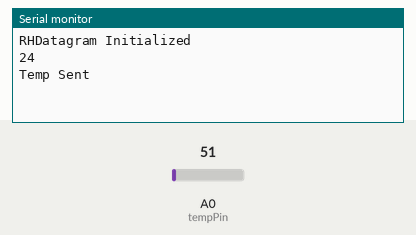
Simulated run of this sketch. Board: Arduino Uno, built with avr-gcc and run on an emulated ATmega328P. Shown: the last lines printed to the serial monitor. The inputs (shaded band) are chosen by the test bench; at power-on: A0 (tempPin) = 51. Random numbers use the default seed unless the sketch sets one; no radio packets arrive unless stated.

Above: at 18.0 s.
18.1 s: A0 (tempPin) set to 71
At 19.3 s:
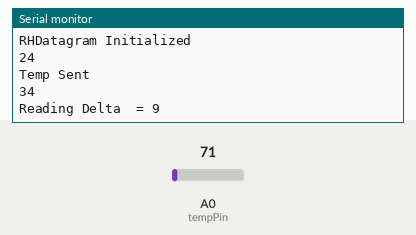
32.2 s: A0 (tempPin) set to 61
At 40.8 s:
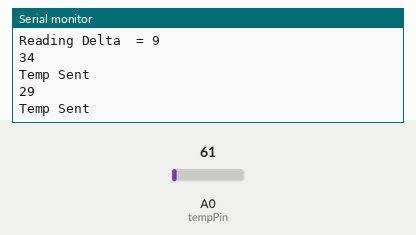
Timing chart, 0 to 42.3 s (numbered marks = the images above; inputs shaded):
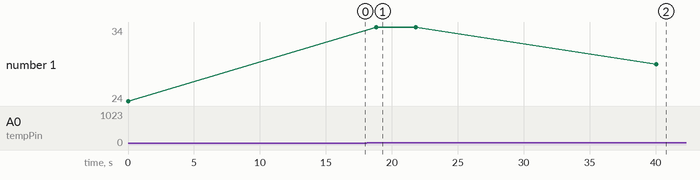

The sketch:

TempSensor.ino
```cpp
// Include all of the other libraries needed
#include <RHDatagram.h>
#include <RH_ASK.h>
#include <SPI.h>

// RadioHead Configuration Tx = 12 & Rx = 11
#define ADDR_SVR 1
#define ADDR_ME 2
#define SENSOR 2

RH_ASK driver;
RHDatagram manager(driver, ADDR_ME);
uint8_t buf[RH_ASK_MAX_MESSAGE_LEN];

float tempNow;
float tempDiff = 255;
float tempLast = 255;
int tempPin = 0;
//int sensor = 2;

void setup() {
  Serial.begin(9600);
  if (!manager.init()){
    Serial.println("RHDatagram Failed");
  } else {
    Serial.println("RHDatagram Initialized");
  }
}

void loop(){
  tempNow = analogRead(tempPin) * 0.48828125;
  Serial.println((int)tempNow);
  tempDiff = abs(tempLast - tempNow);
  if((tempDiff <= 5) or (tempLast == 255)){
    // Send a message to manager_server
    //uint8_t buf[4];
    buf[0] = 1;
    buf[1] = SENSOR;
    buf[2] = (int)tempNow;
    buf[3] = 4;
    manager.sendto(buf, sizeof(buf), ADDR_SVR);
    tempLast = tempNow;
    Serial.println("Temp Sent");
    delay(random(18000, 19000));
  } else {
    Serial.print("Reading Delta  = ");
    Serial.println((int)tempDiff);
    tempLast = tempNow;
    delay(3000);
  }
}
```

Measured:
- after the input at 18.1 s, the serial monitor: prints a new line after 0.71 s (image 1)
- after the input at 32.2 s, the serial monitor: prints a new line after 7.9 s (image 2)
- plotted number 1: 24 → 34 after the input at 18.1 s, 34 → 29 after the input at 32.2 s
